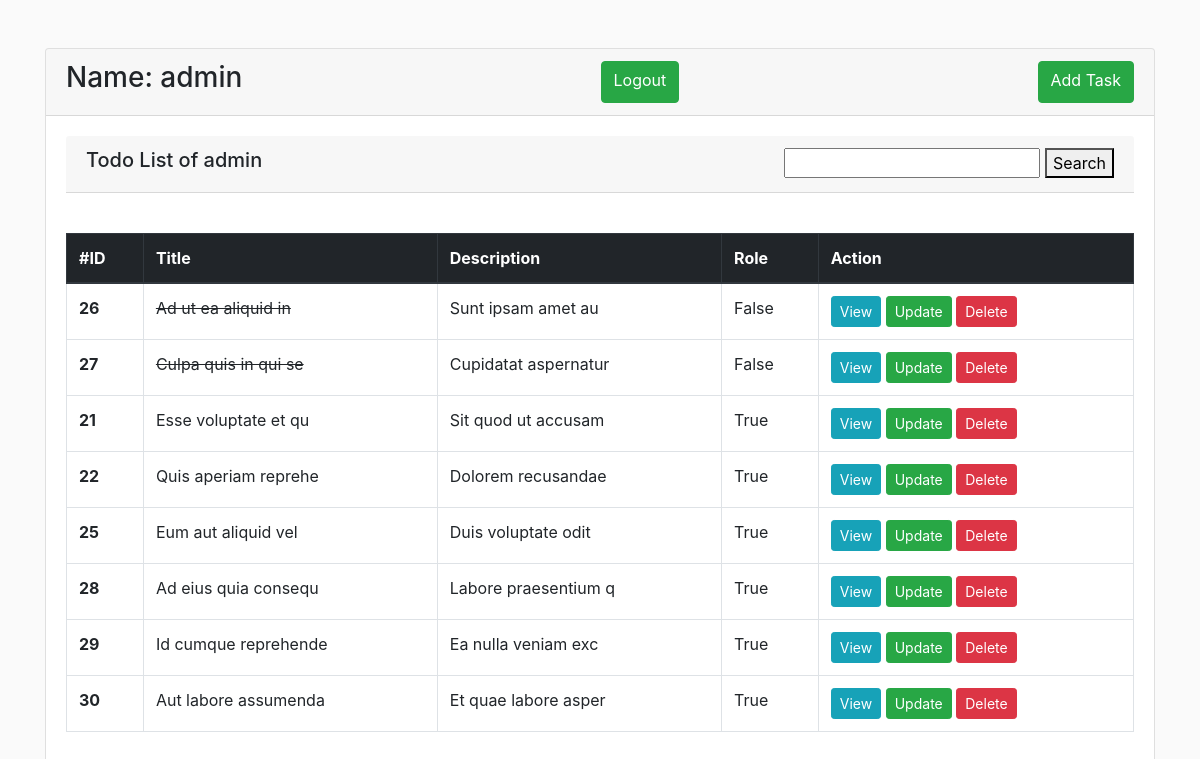
The app's page / (signed in), older data.
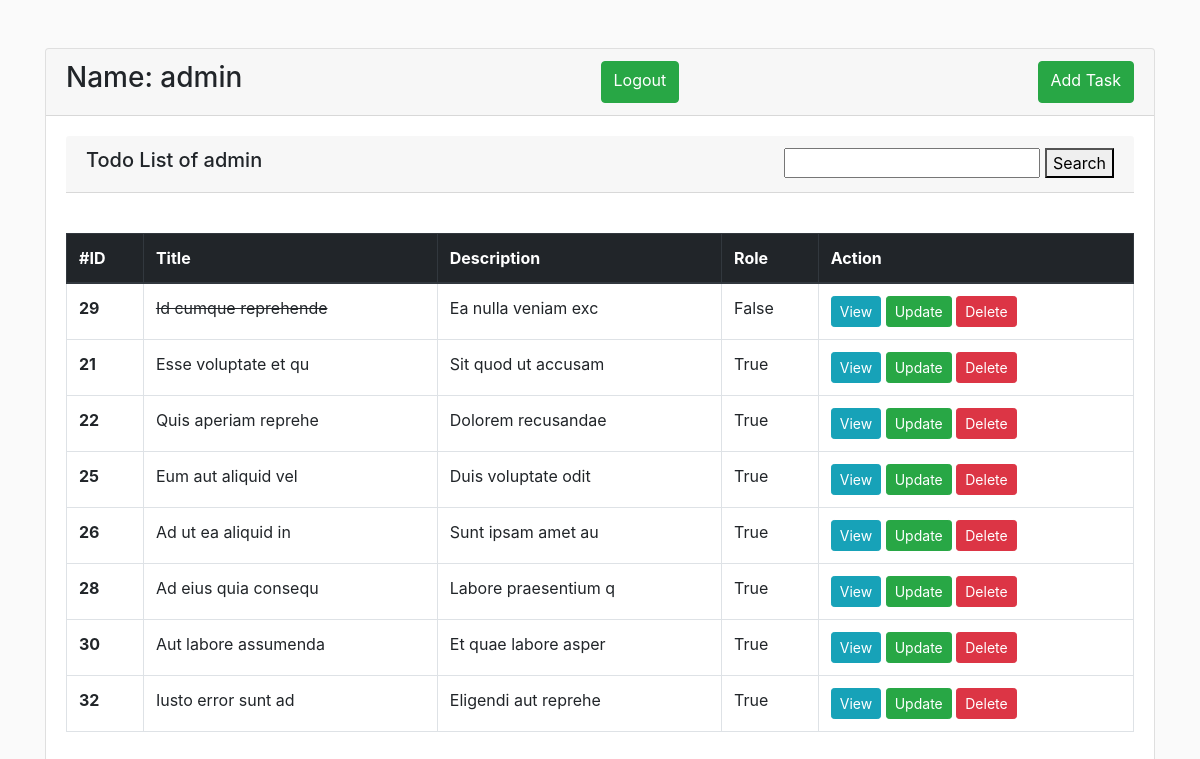
The same page, newer data.
### base/models.py (models this page shows, shortened)
class Task(models.Model):
    user = models.ForeignKey(User, on_delete=models.CASCADE, null=True, blank=True)
    title = models.CharField(max_length=200)
    description = models.TextField(null=True, blank=True)
    complete = models.BooleanField(default=False)
    created = models.DateTimeField(auto_now_add=True)
    class Meta:
        ordering = ['complete']

### base/views.py (the view)
# urls.py: path('', TaskList.as_view(), name='tasks'),
class TaskList(LoginRequiredMixin, ListView):
    model = Task
    context_object_name = 'tasks'
    def get_context_data(self, **kwargs):
        context = super().get_context_data(**kwargs)
        context['tasks'] = context['tasks'].filter(user=self.request.user)
        search_input = self.request.GET.get('search-area') or ''
        if search_input:
            context['tasks'] = context['tasks'].filter(title__icontains=search_input)
        context['search_input'] = search_input
        return context

### base/templates/base/task_list.html (shortened to what this page needs)
{% extends 'base/master.html' %}
{% block content %}
<div class="card">
    <div class="card-header d-flex justify-content-between">
        {% if request.user.is_authenticated %}
        <h3>Name: {{request.user}}</h3>
        <a href="{% url 'logout-user' %}" class="btn btn-success">Logout</a>
        <a href="{% url 'task-create' %}" class="btn btn-success">Add Task</a>
        {%else%}
        <a href="{% url 'login-user' %}" class="btn btn-success">Login</a>
        {%endif%}
    </div>
    <div class="card-body">
          <div class="card-header d-flex justify-content-between">
            <h5>Todo List of {{request.user.username}}</h5>
        <form action="" method="GET">
                <input type="text" name="search-area" value="{{search_input}}">
                <button type="submit">Search</button>
            </form>
    </div>
    </div>
    <div class="card-body">
        <table class="table table-bordered">
            <thead class="thead-dark">
            <tr>
                <th scope="col">#ID</th>
                <th scope="col">Title</th>
                <th scope="col">Description</th>
                <th scope="col">Role</th>
                <th scope="col">Action</th>
            </tr>
            </thead>
            <tbody>
            {% for item in tasks %}
            <tr>
                <th scope="row">{{item.id}}</th>
                <td>
                    {% if item.complete %}
                        {{item.title|slice:":20"}}
                    {% else %}
                    <s>{{item.title|slice:":20"}}</s>
                    {% endif %}
                </td>
                <td>{{item.description|slice:":20"}}</td>
                <td>{{item.complete}}</td>
                <td>
                    <a href="{% url 'task-detail' item.id %}" class="btn btn-sm btn-info">View</a>
                    <a href="{% url 'task-update' item.id %}" class="btn btn-sm btn-success">Update</a>
                    <a href="{% url 'task-delete' item.id %}" class="btn btn-sm btn-danger">Delete</a>
                </td>
            </tr>
            {% empty %}
            <p>no data found</p>
            {% endfor %}
            </tbody>
        </table>
    </div>
</div>
</div>
{% endblock %}

### base/templates/base/master.html (shortened to what this page needs)
<!doctype html>
<html lang="en">
  <head>
    <link rel="stylesheet" href="https://cdn.jsdelivr.net/npm/bootstrap@4.1.3/dist/css/bootstrap.min.css">
  </head>
  <body>
  <div class="container mt-5">
      {% block content %}
      {% endblock %}
  </body>
</html>

### base/templates/base/master.html (style rules this page uses)
body { background-color: #FAFAFA; }

Row changes from the older to the newer data that the page shows:
removed Task: id "27", title "Culpa quis in qui se", description "Cupidatat aspernatur", complete "False"
changed Task "Id cumque reprehende": complete "True" → "False"; moves up the list
changed Task "Ad ut ea aliquid in": complete "False" → "True"; moves down the list
added Task: id "32", title "Iusto error sunt ad", description "Eligendi aut reprehe", complete "True"
